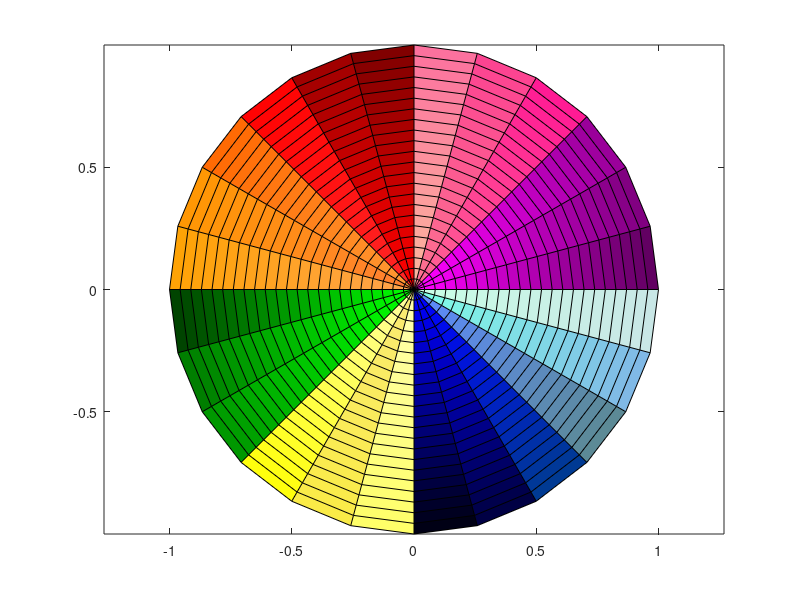

The MATLAB script that drew this image:
% -------------------------------------
% Create a master map
% Dependency: color_bank**.mat
% -------------------------------------

% -------------------------------------
load ('color_bank_2.mat');
% -------------------------------------

master_map = [];

for i = [12,11,10,9,8,7,6,5,4,3,2,1,24,23,22,21,20,19,18,17,16,15,14,13]
    map = strcat('map',int2str(i));
    master_map = vertcat(master_map, eval(map));
end

% -------------------------------------
% Clear color bank
for i = 1:24
    map = strcat('map',int2str(i));
    clear(map);
end
% -------------------------------------

% -------------------------------------
% Create color index to reference with color map(master map)
counter =  0;
for i = 1:24
   for c = 1:24
       counter = counter + 1;
       color_index(c,i) = counter; 
   end
end
color_index(:,25) = color_index(:,1);
% -------------------------------------

% -------------------------------------
% Draw circle and embed colors
no_circle_segments = 12;
no_of_circles = (0:23)'/23;
theta = pi * (-no_circle_segments : no_circle_segments) / no_circle_segments;

X = no_of_circles * cos(theta);
Y = no_of_circles * sin(theta);

pcolor(X,Y,color_index); colormap(master_map);
axis equal tight;
% -------------------------------------

% -------------------------------------
% Clean up code
for i = 1:24
    map = strcat('map',int2str(i));
    clear(map);
end

clear theta;
clear no_of_circles;
clear no_circle_segments;
clear map;
clear i;
clear counter;
clear c;
clear C;
% -------------------------------------